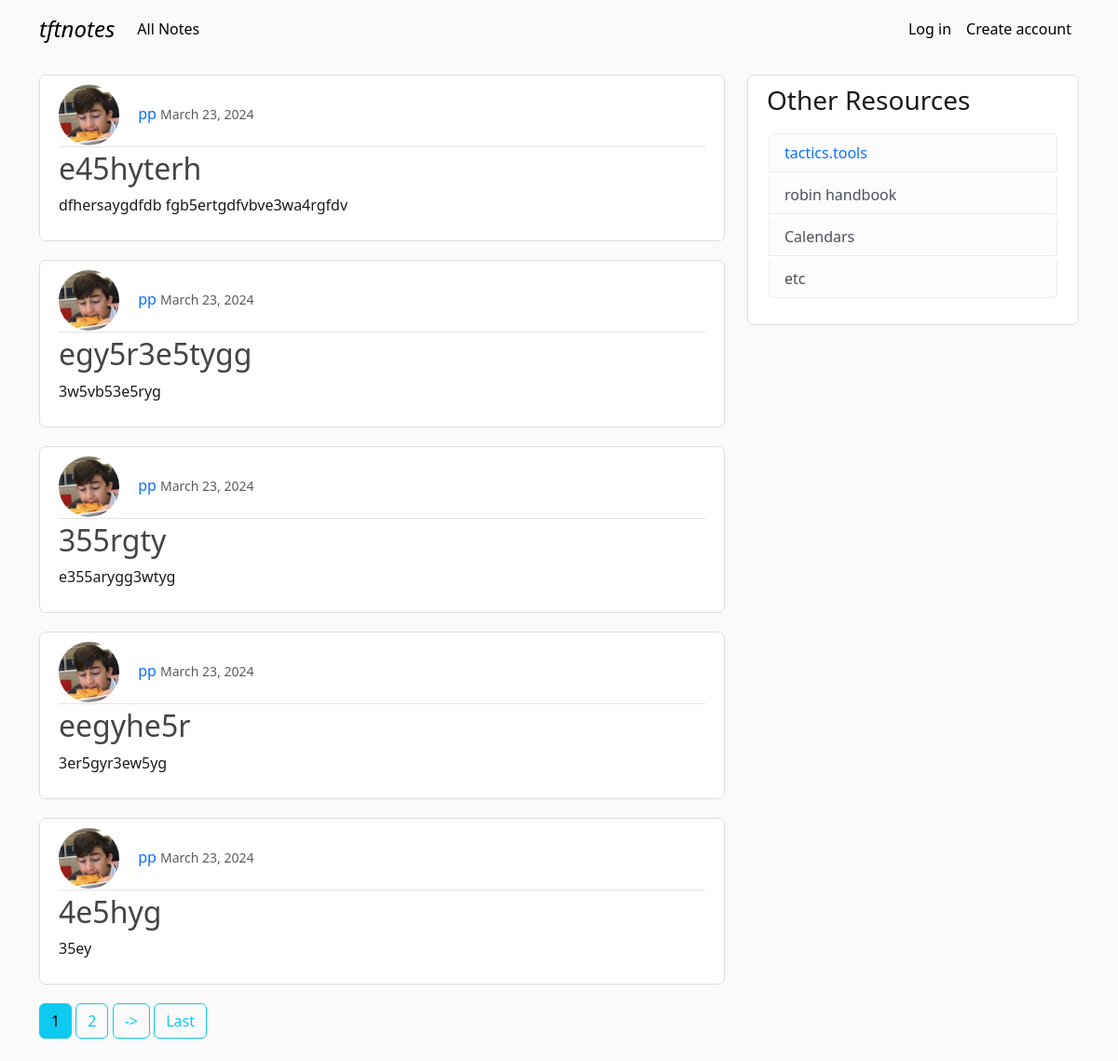
The page / on the database its author committed.
### blog/models.py (models this page shows, shortened)
class Post(models.Model):
    title = models.CharField(max_length=100)
    content = models.TextField()
    date_posted = models.DateTimeField(default=timezone.now)
    author = models.ForeignKey(User, on_delete=models.CASCADE)

### users/models.py (models this page shows, shortened)
class Profile(models.Model):
    user = models.OneToOneField(User, on_delete=models.CASCADE)
    image = models.ImageField(default='default.jpg', upload_to='profile_pics')

### blog/views.py (the view)
# urls.py: path('', PostListView.as_view(), name='blog-home'),
class PostListView(ListView):
    model = Post
    template_name = 'blog/home.html'
    context_object_name = 'posts'
    ordering = ['-date_posted']
    paginate_by = 5

### blog/templates/blog/home.html (shortened to what this page needs)
{%extends "blog/base.html"%}
{%block content%}
    {% for post in posts %}
      <article class="media content-section">
        <div class="media-body">
          <div class="article-metadata">
            <img src="{{post.author.profile.image.url}}" class="rounded-circle article-img" alt="">
            <a class="mr-2" href="{% url 'user-posts' post.author.username %}">{{ post.author }}</a>
            <small class="text-muted">{{ post.date_posted|date:"F d, Y" }}</small>
          </div>
          <h2><a class="article-title" href="{% url 'post-detail' post.id %}">{{ post.title }}</a></h2>
          <p class="article-content">{{ post.content }}</p>
        </div>
      </article>
    {%endfor%}
    {% if is_paginated %}
      {% for num in page_obj.paginator.page_range %}
        {%if page_obj.number == num %}
          <a href="?page={{num}}" class="btn btn-info mb-4">{{num}}</a>
        {% elif num > page_obj.number|add:'-10' and num < page_obj.number|add:'10'  %}
        <a href="?page={{num}}" class="btn btn-outline-info mb-4">{{num}}</a>
        {%endif%}
      {%endfor%}
      {% if page_obj.has_next %}
        <a href="?page={{page_obj.next_page_number}}" class="btn btn-outline-info mb-4">-></a>
        <a href="?page={{page_obj.paginator.num_pages}}" class="btn btn-outline-info mb-4">Last</a>
      {% endif %}
    {% endif %}
{%endblock content%}

### blog/templates/blog/base.html (shortened to what this page needs)
{%load static%}
<!DOCTYPE html>
<html lang="en">
<head>
    <link href="https://cdn.jsdelivr.net/npm/bootstrap@5.3.3/dist/css/bootstrap.min.css" rel="stylesheet">
    <link rel="stylesheet" type="text/css" href="{% static 'blog/main.css' %}">
</head>
<body>
    <header class="site-header">
        <nav class="navbar navbar-expand-md navbar-dark bg-steel fixed-top">
          <div class="container">
            <a class="navbar-brand mr-4 tftnotes" href="{%url 'blog-home'%}">tftnotes</a>
            <div class="collapse navbar-collapse" id="navbarToggle">
              <div class="navbar-nav mr-auto">
                <a class="nav-item nav-link" href="{%url 'blog-home'%}">All Notes</a>
              </div>
              <div class="navbar-nav ms-auto">
                {% if user.is_authenticated %}
                    <a class="nav-item nav-link" href="{% url 'profile' %}">My Profile</a>
                    <form method="post" action="{% url 'logout' %}">
                        {% csrf_token %}
                        <button class="btn btn-link nav-item nav-link" type="submit">Logout</button>
                    </form>
                {% else %}
                    <a class="nav-item nav-link" href="{% url 'login' %}">Log in</a>
                    <a class="nav-item nav-link" href="{% url 'register' %}">Create account</a>
                {% endif %}
             </div>
            </div>
          </div>
        </nav>
      </header>
<main role="main" class="container">
  <div class="row">
    <div class="col-md-8">
      {% block content %}{% endblock %}
    </div>
    <div class="col-md-4">
      <div class="content-section">
        <h3>Other Resources</h3>
        <p class='text-muted'>
          <ul class="list-group">
            <li class="list-group-item list-group-item-light"><a href="https://tactics.tools/">tactics.tools</a></li>
            <li class="list-group-item list-group-item-light">robin handbook</li>
            <li class="list-group-item list-group-item-light">Calendars</li>
            <li class="list-group-item list-group-item-light">etc</li>
          </ul>
        </p>
      </div>
    </div>
  </div>
</main>
</body>
</html>

### blog/static/blog/main.css (style rules this page uses)
.tftnotes { color: black; font-style: italic; font-size: x-large; }
a { text-decoration: none; }
li { margin: 2px; }
.site-header { background-color: #fafafa; }
body { background: #fafafa; color: rgb(27, 26, 26); margin-top: 5rem; }
ul { margin: 0; }
.bg-steel { background-color: ; }
.site-header .navbar-nav .nav-link { color: black; height: fill; }
.content-section { background: #ffffff; padding: 10px 20px; border: 1px solid #dddddd; border-radius: 7px; margin-bottom: 20px; }
.article-title { color: #444444; }
.article-content { white-space: pre-line; }
.article-img { height: 65px; width: 65px; margin-right: 16px; }
.article-metadata { padding-bottom: 1px; margin-bottom: 4px; border-bottom: 1px solid #e3e3e3 }

### rows shown on the page
Post: author.profile.image (placeholder picture), author "pp", date_posted "March 23, 2024", title "e45hyterh", content "dfhersaygdfdb fgb5ertgdfvbve3wa4rgfdv"
Post: author.profile.image (placeholder picture), author "pp", date_posted "March 23, 2024", title "egy5r3e5tygg", content "3w5vb53e5ryg"
Post: author.profile.image (placeholder picture), author "pp", date_posted "March 23, 2024", title "355rgty", content "e355arygg3wtyg"
Post: author.profile.image (placeholder picture), author "pp", date_posted "March 23, 2024", title "eegyhe5r", content "3er5gyr3ew5yg"
Post: author.profile.image (placeholder picture), author "pp", date_posted "March 23, 2024", title "4e5hyg", content "35ey"

### other values the page prints
{{ num }} "1"
{{ num }} "2"
